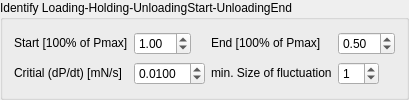
               <widget class="QGroupBox" name="groupBox_16">
                <property name="sizePolicy">
                 <sizepolicy hsizetype="Maximum" vsizetype="Maximum">
                  <horstretch>0</horstretch>
                  <verstretch>0</verstretch>
                 </sizepolicy>
                </property>
                <property name="title">
                 <string>Identify Loading-Holding-UnloadingStart-UnloadingEnd</string>
                </property>
                <layout class="QGridLayout" name="gridLayout_35">
                 <item row="0" column="5">
                  <widget class="QDoubleSpinBox" name="doubleSpinBox_End_Pmax_tabHE_FrameStiffness">
                   <property name="sizePolicy">
                    <sizepolicy hsizetype="Maximum" vsizetype="Maximum">
                     <horstretch>0</horstretch>
                     <verstretch>0</verstretch>
                    </sizepolicy>
                   </property>
                   <property name="value">
                    <double>0.500000000000000</double>
                   </property>
                  </widget>
                 </item>
                 <item row="0" column="0">
                  <widget class="QLabel" name="label_41">
                   <property name="sizePolicy">
                    <sizepolicy hsizetype="Maximum" vsizetype="Maximum">
                     <horstretch>0</horstretch>
                     <verstretch>0</verstretch>
                    </sizepolicy>
                   </property>
                   <property name="text">
                    <string>Start [100% of Pmax]</string>
                   </property>
                  </widget>
                 </item>
                 <item row="1" column="4">
                  <widget class="QLabel" name="label_42">
                   <property name="sizePolicy">
                    <sizepolicy hsizetype="Maximum" vsizetype="Maximum">
                     <horstretch>0</horstretch>
                     <verstretch>0</verstretch>
                    </sizepolicy>
                   </property>
                   <property name="text">
                    <string>min. Size of fluctuation</string>
                   </property>
                  </widget>
                 </item>
                 <item row="1" column="3">
                  <widget class="QDoubleSpinBox" name="doubleSpinBox_zeroGradDelta_tabHE_FrameStiffness">
                   <property name="sizePolicy">
                    <sizepolicy hsizetype="Maximum" vsizetype="Maximum">
                     <horstretch>0</horstretch>
                     <verstretch>0</verstretch>
                    </sizepolicy>
                   </property>
                   <property name="decimals">
                    <number>4</number>
                   </property>
                   <property name="value">
                    <double>0.010000000000000</double>
                   </property>
                  </widget>
                 </item>
                 <item row="1" column="0">
                  <widget class="QLabel" name="label_43">
                   <property name="sizePolicy">
                    <sizepolicy hsizetype="Maximum" vsizetype="Maximum">
                     <horstretch>0</horstretch>
                     <verstretch>0</verstretch>
                    </sizepolicy>
                   </property>
                   <property name="text">
                    <string>Critial (dP/dt) [mN/s]</string>
                   </property>
                  </widget>
                 </item>
                 <item row="1" column="5">
                  <widget class="QSpinBox" name="spinBox_min_size_fluctuation_tabHE_FrameStiffness">
                   <property name="sizePolicy">
                    <sizepolicy hsizetype="Maximum" vsizetype="Maximum">
                     <horstretch>0</horstretch>
                     <verstretch>0</verstretch>
                    </sizepolicy>
                   </property>
                   <property name="value">
                    <number>1</number>
                   </property>
                  </widget>
                 </item>
                 <item row="0" column="4">
                  <widget class="QLabel" name="label_44">
                   <property name="sizePolicy">
                    <sizepolicy hsizetype="Maximum" vsizetype="Maximum">
                     <horstretch>0</horstretch>
                     <verstretch>0</verstretch>
                    </sizepolicy>
                   </property>
                   <property name="text">
                    <string>End [100% of Pmax]</string>
                   </property>
                  </widget>
                 </item>
                 <item row="0" column="3">
                  <widget class="QDoubleSpinBox" name="doubleSpinBox_Start_Pmax_tabHE_FrameStiffness">
                   <property name="sizePolicy">
                    <sizepolicy hsizetype="Maximum" vsizetype="Maximum">
                     <horstretch>0</horstretch>
                     <verstretch>0</verstretch>
                    </sizepolicy>
                   </property>
                   <property name="value">
                    <double>1.000000000000000</double>
                   </property>
                  </widget>
                 </item>
                </layout>
               </widget>
